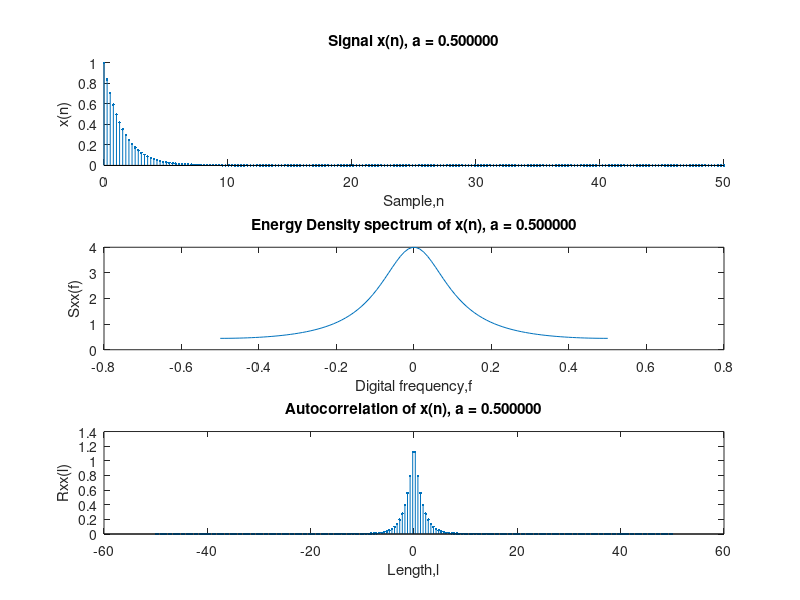
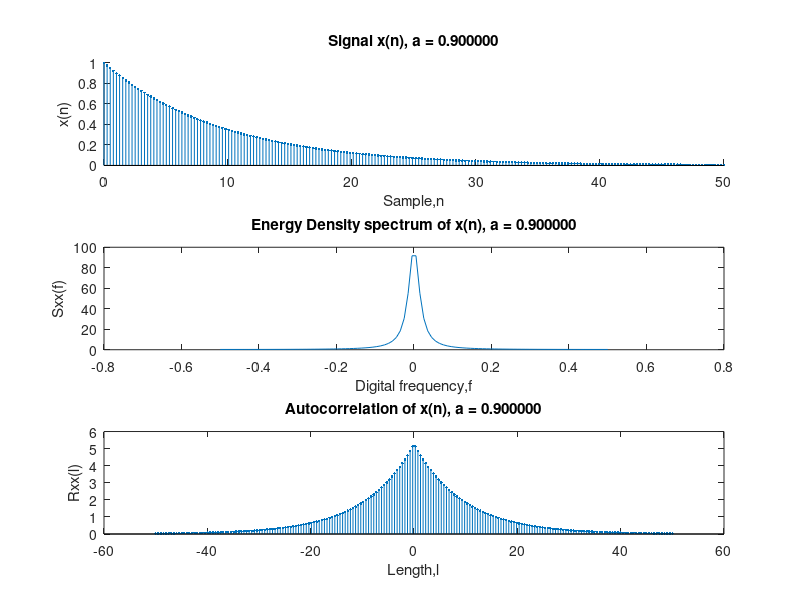
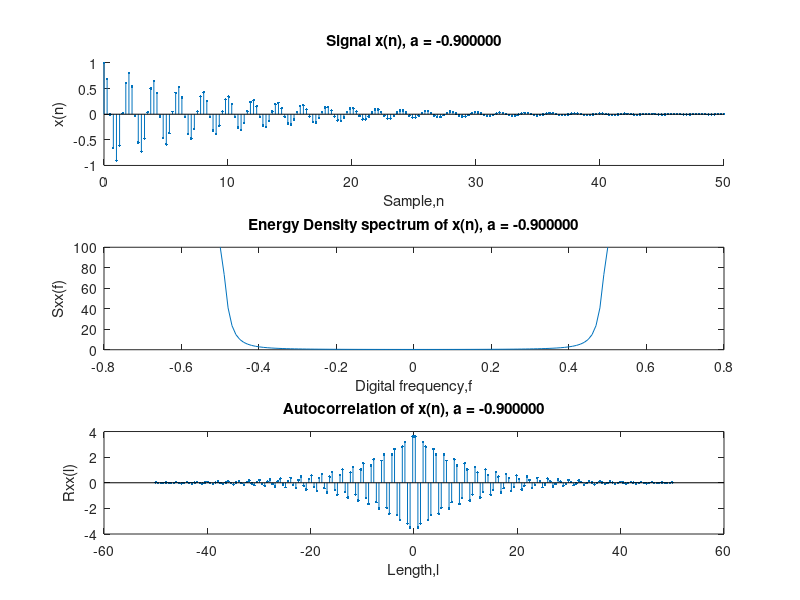

Write MATLAB code to recreate these figures, in order. (Note: this script raises an error after producing the figures.)
clc; clear; close all;
%% Problem 1
%% c)
% Plot x(n)
%set(0,'defaultaxescolororder');
%set(0,'defaultaxescolororder',[0 0 0; 0.5 0.5 0.5]) %black and gray
set(0,'defaultaxeslinestyleorder',{'-','.-','--'}) %or whatever you want
f = linspace(-0.5,0.5,1e2);
n = linspace(0,50,200);
l = linspace(-50,50,200);

% Plot x(n), Sxx(f), Rxx(l) for a=0.5
for a = [0.5 0.9 -0.9];
x = a.^n; % signal
Sxx = 1./(1-2*a*cos(2*pi*f)+a^2); % Energy density spectrum
rxx = a.^abs(l)/(1-a^2); % autocorelation

figure(); subplot(3,1,1); hold on;
stem(n,real(x), '.'); title(sprintf('Signal x(n), a = %f',a)); xlabel('Sample,n'); ylabel('x(n)');
subplot(3,1,2); plot(f,Sxx); title(sprintf('Energy Density spectrum of x(n), a = %f',a)); xlabel('Digital frequency,f'); ylabel('Sxx(f)');
subplot(3,1,3); stem(l,real(rxx), '.'); title(sprintf('Autocorrelation of x(n), a = %f',a)); xlabel('Length,l'); ylabel('Rxx(l)');
end;
hold off;

%% Result
% With a = 0.5 the signals rate of change is much higher. This is due to
% more high frequency components than a=0.9, this also makes the enerdy density spectrum wider.
% The correlation of two samples l lenght appart is thus much smaller (less
% similar)
% When a=-0.9 signals change a lot more rappid than a=0.5 and 0.9, for
% samples next to each other, but are similar for 3 and three samples (at
% this number of data points). The autocorrelation between groups is negative, while inside each group the
% the correlation is high. This gives the doubble sided pyramid autocorrelation function. 
% The energy density spectrum show that the
% signal only contains high frequency components. (eg all the energy in the
% signal is at higher frequencies).
%

%% d)
a = 0.5;
x = a.^n;
h = cos(2*pi*f)-a*w*cos(2*pi*f);



